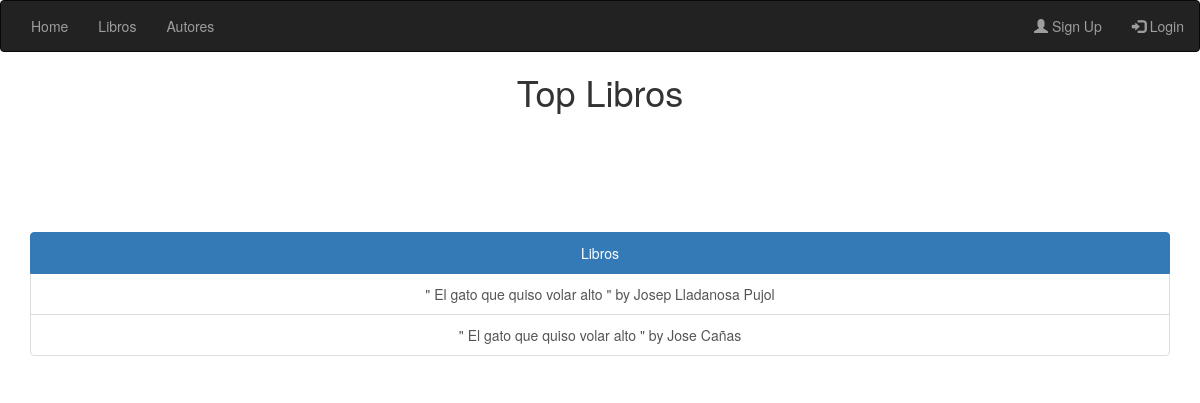
The page /all_books/ on the database as committed earlier.
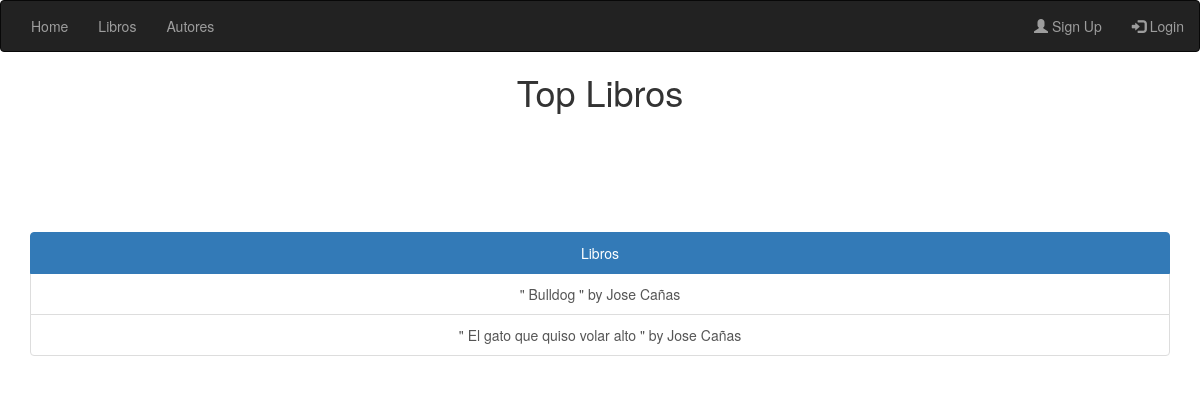
The same page on the database as committed later.
### catalog/models.py (models this page shows, shortened)
class Book (models.Model):
    title = models.CharField(max_length=128, help_text="Escribe el titulo del libro que desea guardar e.j: THE 100")
    author = models.ForeignKey(Author, on_delete=models.SET_DEFAULT, default=1)
    summary = models.TextField(max_length=500, help_text="Escribe un breve resumen del libro")
    isb = models.CharField('ISBN', max_length=13, help_text="Escribe un ISBN valido (13 caracteres)")
    genre = models.ManyToManyField(Genre, help_text="Selecciona un genero literario")
    language = models.ManyToManyField(Language, help_text="Selecciona los idiomas que esta escrito el libro")
    date_published = models.DateField(null=True)
    user = models.ForeignKey(User, default=1, on_delete=models.CASCADE)

class Author(models.Model):
    first_name = models.CharField(max_length=32)
    second_name = models.CharField(max_length=32)
    native_language = models.OneToOneField(Language, on_delete=models.SET_NULL, null=True,
                                           help_text="Selecciona el lenguage nativo de escritura del autor")
    def __str__(self):
        return '%s  %s' % (self.first_name, self.second_name)

### catalog/views.py (the view)
# urls.py: path('all_books/', views.libros, name='all_books'),
def libros(request):
    book = Book.objects.all().order_by('title')
    return render(request, 'nav/Libros.html', context={'book': book})

### templates/nav/Libros.html (shortened to what this page needs)
{% extends 'generic.html' %}
{% block content %}
     <h1 align="center" style="margin-bottom: 10%">Top Libros</h1>
            <div class="container" >
                <div class="list-group" align="center">
                 <a href="#" class="list-group-item active">Libros</a>
                    {% for i in book %}
                        <a href="{% url 'book_detail' i.pk %}" class="list-group-item">" {{ i.title }} " by {{ i.author }}</a>
                    {% endfor %}
                </div>
            </div>
{% endblock %}

### templates/generic.html (shortened to what this page needs)
<!DOCTYPE html>
<html lang="en">
<head>
    <link rel="stylesheet" href="https://maxcdn.bootstrapcdn.com/bootstrap/3.4.0/css/bootstrap.min.css">
    {% load static %}
</head>
<body>
        <nav class="navbar navbar-inverse">
            <div class="container-fluid">
                <ul class="nav navbar-nav">
                    <li><a href="{% url 'index' %}">Home</a></li>
                    <li><a href="{% url 'all_books' %}">Libros</a></li>
                    <li><a href="{% url 'author' %}">Autores</a></li>
                </ul>
                <ul class="nav navbar-nav navbar-right">
                    {% if user.is_authenticated %}
                        <li><a href="#"><span class="glyphicon"></span> Hi {{ user.username }}</a></li>
                        <li><a href="{% url 'book_create' %}"><span class="glyphicon glyphicon-cloud-upload"></span></a></li>
                        <li><a href="{% url 'logout' %}"><span class="glyphicon glyphicon-log-in"></span> Logout</a></li>
                    {% else %}
                        <li><a href="{% url 'signup' %}"><span class="glyphicon glyphicon-user"></span> Sign Up</a></li>
                        <li><a href="{% url 'login' %}"><span class="glyphicon glyphicon-log-in"></span> Login</a></li>
                    {% endif %}
                </ul>
            </div>
        </nav>
        {% block content %}{% endblock %}
</body>
</html>

Rows that differ between the two databases and show on the page:
removed Book: title "El gato que quiso volar alto", author "Josep Lladanosa Pujol"
added Book: title "Bulldog", author "Jose Cañas"
